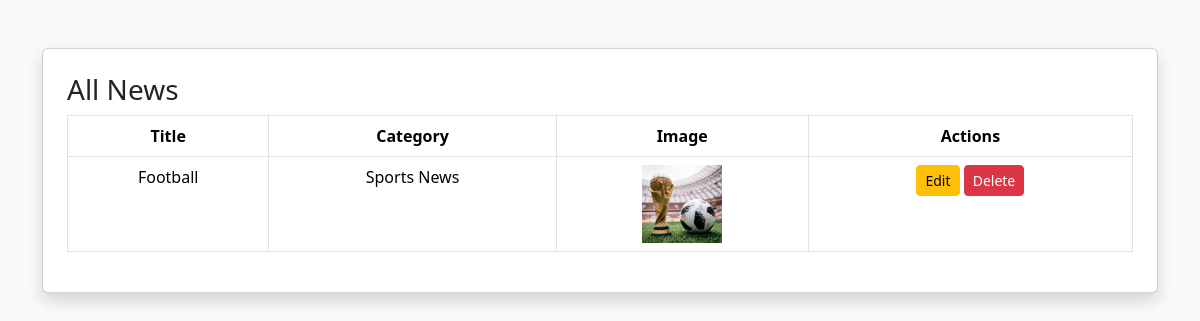
/all-news.php (signed in), run on the app's committed database.
### tables this page shows
CREATE TABLE `news` (
  `id` int(11) NOT NULL,
  `title` varchar(255) NOT NULL,
  `details` text NOT NULL,
  `image` varchar(255) DEFAULT NULL,
  `category_id` int(11) DEFAULT NULL,
  `user_id` int(11) DEFAULT NULL,
  `status` varchar(20) DEFAULT 'active'
);

CREATE TABLE `categories` (
  `id` int(11) NOT NULL,
  `category_name` varchar(100) NOT NULL
);

### all-news.php (the view, shortened to what this page needs)
<?php
include "db.php";
$sql = "SELECT news.*, categories.category_name
        FROM news
        JOIN categories ON news.category_id = categories.id
        WHERE news.status != 'deleted'";
$result = mysqli_query($conn, $sql);
?>
<!DOCTYPE html>
<html>
<head>
    <link href="https://cdn.jsdelivr.net/npm/bootstrap@5.3.3/dist/css/bootstrap.min.css" rel="stylesheet">
</head>
<body class="bg-light">
<div class="container mt-5">
    <div class="card p-4 shadow">
        <h3>All News</h3>
        <table class="table table-bordered text-center">
            <tr>
                <th>Title</th>
                <th>Category</th>
                <th>Image</th>
                <th>Actions</th>
            </tr>
            <?php while($row = mysqli_fetch_assoc($result)) { ?>
            <tr>
                <td><?php echo $row['title']; ?></td>
                <td><?php echo $row['category_name']; ?></td>
                <td>
                    <img src="images/<?php echo $row['image']; ?>" width="80">
                </td>
                <td>
                    <a href="edit-news.php?id=<?php echo $row['id']; ?>" class="btn btn-warning btn-sm">Edit</a>
                    <a href="delete-news.php?id=<?php echo $row['id']; ?>" class="btn btn-danger btn-sm">Delete</a>
                </td>
            </tr>
            <?php } ?>
        </table>
    </div>
</div>
</body>
</html>

### data on the page
news: title "Football", category.category_name "Sports News", image (picture)
